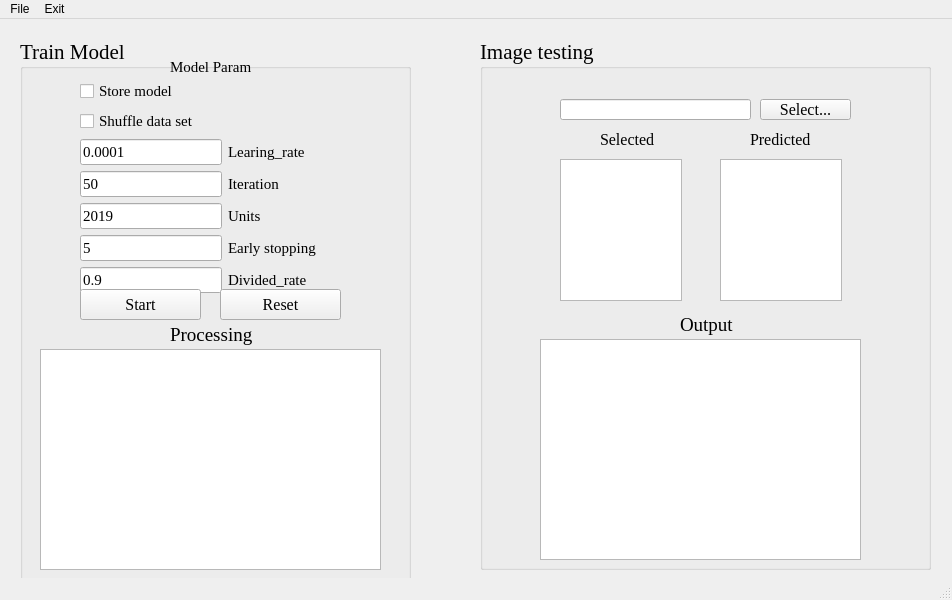
<?xml version="1.0" encoding="UTF-8"?>
<ui version="4.0">
 <class>MainWindow</class>
 <widget class="QMainWindow" name="MainWindow">
  <property name="enabled">
   <bool>true</bool>
  </property>
  <property name="geometry">
   <rect>
    <x>0</x>
    <y>0</y>
    <width>952</width>
    <height>600</height>
   </rect>
  </property>
  <property name="minimumSize">
   <size>
    <width>952</width>
    <height>600</height>
   </size>
  </property>
  <property name="maximumSize">
   <size>
    <width>952</width>
    <height>600</height>
   </size>
  </property>
  <property name="mouseTracking">
   <bool>false</bool>
  </property>
  <property name="windowTitle">
   <string>FaceRecognitionSystem</string>
  </property>
  <property name="windowIcon">
   <iconset>
    <normaloff>C:/Users/acer/.designer/backup/icon/10.png</normaloff>C:/Users/acer/.designer/backup/icon/10.png</iconset>
  </property>
  <widget class="QWidget" name="centralwidget">
   <property name="enabled">
    <bool>true</bool>
   </property>
   <widget class="QGroupBox" name="groupBox">
    <property name="geometry">
     <rect>
      <x>20</x>
      <y>20</y>
      <width>391</width>
      <height>551</height>
     </rect>
    </property>
    <property name="font">
     <font>
      <family>Times New Roman</family>
      <pointsize>16</pointsize>
     </font>
    </property>
    <property name="title">
     <string>Train Model</string>
    </property>
    <widget class="QLabel" name="label">
     <property name="geometry">
      <rect>
       <x>150</x>
       <y>20</y>
       <width>81</width>
       <height>16</height>
      </rect>
     </property>
     <property name="font">
      <font>
       <family>Times New Roman</family>
       <pointsize>11</pointsize>
      </font>
     </property>
     <property name="text">
      <string>Model Params</string>
     </property>
    </widget>
    <widget class="QWidget" name="formLayoutWidget">
     <property name="geometry">
      <rect>
       <x>60</x>
       <y>40</y>
       <width>271</width>
       <height>243</height>
      </rect>
     </property>
     <layout class="QFormLayout" name="formLayout">
      <property name="rightMargin">
       <number>0</number>
      </property>
      <item row="0" column="0">
       <widget class="QCheckBox" name="checkBox">
        <property name="font">
         <font>
          <family>Times New Roman</family>
          <pointsize>11</pointsize>
         </font>
        </property>
        <property name="text">
         <string>Store model</string>
        </property>
        <property name="checked">
         <bool>false</bool>
        </property>
       </widget>
      </item>
      <item row="1" column="0">
       <widget class="QCheckBox" name="checkBox_2">
        <property name="font">
         <font>
          <family>Times New Roman</family>
          <pointsize>11</pointsize>
         </font>
        </property>
        <property name="text">
         <string>Shuffle data set</string>
        </property>
       </widget>
      </item>
      <item row="2" column="0">
       <widget class="QLineEdit" name="lineEdit">
        <property name="enabled">
         <bool>true</bool>
        </property>
        <property name="font">
         <font>
          <pointsize>11</pointsize>
         </font>
        </property>
        <property name="focusPolicy">
         <enum>Qt::StrongFocus</enum>
        </property>
        <property name="whatsThis">
         <string>It's the learning_rate of fully-connected, it depend the speed of training a model.</string>
        </property>
        <property name="text">
         <string>0.0001</string>
        </property>
        <property name="placeholderText">
         <string>0.0001</string>
        </property>
       </widget>
      </item>
      <item row="2" column="1">
       <widget class="QLabel" name="label_2">
        <property name="font">
         <font>
          <family>Times New Roman</family>
          <pointsize>11</pointsize>
         </font>
        </property>
        <property name="text">
         <string>Learing_rate</string>
        </property>
       </widget>
      </item>
      <item row="3" column="0">
       <widget class="QLineEdit" name="lineEdit_2">
        <property name="font">
         <font>
          <pointsize>11</pointsize>
         </font>
        </property>
        <property name="text">
         <string>50</string>
        </property>
        <property name="placeholderText">
         <string>50</string>
        </property>
       </widget>
      </item>
      <item row="3" column="1">
       <widget class="QLabel" name="label_3">
        <property name="font">
         <font>
          <family>Times New Roman</family>
          <pointsize>11</pointsize>
         </font>
        </property>
        <property name="text">
         <string>Iteration</string>
        </property>
       </widget>
      </item>
      <item row="4" column="0">
       <widget class="QLineEdit" name="lineEdit_3">
        <property name="font">
         <font>
          <pointsize>11</pointsize>
         </font>
        </property>
        <property name="inputMask">
         <string/>
        </property>
        <property name="text">
         <string>2019</string>
        </property>
        <property name="placeholderText">
         <string>2019</string>
        </property>
       </widget>
      </item>
      <item row="4" column="1">
       <widget class="QLabel" name="label_4">
        <property name="font">
         <font>
          <family>Times New Roman</family>
          <pointsize>11</pointsize>
         </font>
        </property>
        <property name="text">
         <string>Units</string>
        </property>
       </widget>
      </item>
      <item row="5" column="0">
       <widget class="QLineEdit" name="lineEdit_4">
        <property name="font">
         <font>
          <pointsize>11</pointsize>
         </font>
        </property>
        <property name="inputMask">
         <string/>
        </property>
        <property name="text">
         <string>5</string>
        </property>
        <property name="placeholderText">
         <string>5</string>
        </property>
       </widget>
      </item>
      <item row="5" column="1">
       <widget class="QLabel" name="label_5">
        <property name="font">
         <font>
          <pointsize>11</pointsize>
         </font>
        </property>
        <property name="text">
         <string>Early stopping</string>
        </property>
       </widget>
      </item>
      <item row="6" column="0">
       <widget class="QLineEdit" name="lineEdit_6">
        <property name="font">
         <font>
          <pointsize>11</pointsize>
         </font>
        </property>
        <property name="inputMask">
         <string/>
        </property>
        <property name="text">
         <string>0.9</string>
        </property>
        <property name="placeholderText">
         <string>0.9</string>
        </property>
       </widget>
      </item>
      <item row="6" column="1">
       <widget class="QLabel" name="label_11">
        <property name="font">
         <font>
          <pointsize>11</pointsize>
         </font>
        </property>
        <property name="text">
         <string>Divided_rate</string>
        </property>
       </widget>
      </item>
     </layout>
    </widget>
    <widget class="QPushButton" name="pushButton">
     <property name="geometry">
      <rect>
       <x>60</x>
       <y>250</y>
       <width>121</width>
       <height>31</height>
      </rect>
     </property>
     <property name="font">
      <font>
       <pointsize>12</pointsize>
      </font>
     </property>
     <property name="text">
      <string>Start</string>
     </property>
    </widget>
    <widget class="QTextBrowser" name="textBrowser">
     <property name="geometry">
      <rect>
       <x>20</x>
       <y>310</y>
       <width>341</width>
       <height>221</height>
      </rect>
     </property>
     <property name="font">
      <font>
       <pointsize>12</pointsize>
      </font>
     </property>
    </widget>
    <widget class="QLabel" name="label_6">
     <property name="geometry">
      <rect>
       <x>150</x>
       <y>285</y>
       <width>91</width>
       <height>21</height>
      </rect>
     </property>
     <property name="font">
      <font>
       <pointsize>14</pointsize>
      </font>
     </property>
     <property name="text">
      <string>Processing</string>
     </property>
    </widget>
    <widget class="QPushButton" name="pushButton_2">
     <property name="geometry">
      <rect>
       <x>200</x>
       <y>250</y>
       <width>121</width>
       <height>31</height>
      </rect>
     </property>
     <property name="font">
      <font>
       <pointsize>12</pointsize>
      </font>
     </property>
     <property name="text">
      <string>Reset</string>
     </property>
    </widget>
   </widget>
   <widget class="QGroupBox" name="groupBox_2">
    <property name="geometry">
     <rect>
      <x>480</x>
      <y>20</y>
      <width>451</width>
      <height>531</height>
     </rect>
    </property>
    <property name="font">
     <font>
      <family>Times New Roman</family>
      <pointsize>16</pointsize>
     </font>
    </property>
    <property name="title">
     <string>Image testing</string>
    </property>
    <widget class="QLineEdit" name="lineEdit_5">
     <property name="geometry">
      <rect>
       <x>80</x>
       <y>60</y>
       <width>191</width>
       <height>21</height>
      </rect>
     </property>
     <property name="font">
      <font>
       <pointsize>12</pointsize>
      </font>
     </property>
     <property name="styleSheet">
      <string notr="true">rgb = (rgb(0, 170, 0));
font: 9pt &quot;Times New Roman&quot;;
</string>
     </property>
    </widget>
    <widget class="QToolButton" name="toolButton">
     <property name="geometry">
      <rect>
       <x>280</x>
       <y>60</y>
       <width>91</width>
       <height>21</height>
      </rect>
     </property>
     <property name="font">
      <font>
       <family>Times New Roman</family>
       <pointsize>12</pointsize>
      </font>
     </property>
     <property name="text">
      <string>Select...</string>
     </property>
    </widget>
    <widget class="QTextBrowser" name="textBrowser_2">
     <property name="geometry">
      <rect>
       <x>60</x>
       <y>300</y>
       <width>321</width>
       <height>221</height>
      </rect>
     </property>
    </widget>
    <widget class="QGraphicsView" name="graphicsView">
     <property name="geometry">
      <rect>
       <x>80</x>
       <y>120</y>
       <width>122</width>
       <height>142</height>
      </rect>
     </property>
    </widget>
    <widget class="QGraphicsView" name="graphicsView_2">
     <property name="geometry">
      <rect>
       <x>240</x>
       <y>120</y>
       <width>122</width>
       <height>142</height>
      </rect>
     </property>
    </widget>
    <widget class="QLabel" name="label_7">
     <property name="geometry">
      <rect>
       <x>130</x>
       <y>110</y>
       <width>54</width>
       <height>12</height>
      </rect>
     </property>
     <property name="text">
      <string/>
     </property>
    </widget>
    <widget class="QLabel" name="label_8">
     <property name="geometry">
      <rect>
       <x>120</x>
       <y>90</y>
       <width>54</width>
       <height>21</height>
      </rect>
     </property>
     <property name="font">
      <font>
       <pointsize>12</pointsize>
      </font>
     </property>
     <property name="text">
      <string>Selected</string>
     </property>
    </widget>
    <widget class="QLabel" name="label_9">
     <property name="geometry">
      <rect>
       <x>200</x>
       <y>270</y>
       <width>61</width>
       <height>31</height>
      </rect>
     </property>
     <property name="font">
      <font>
       <pointsize>14</pointsize>
      </font>
     </property>
     <property name="text">
      <string>Output</string>
     </property>
    </widget>
    <widget class="QLabel" name="label_10">
     <property name="geometry">
      <rect>
       <x>270</x>
       <y>90</y>
       <width>61</width>
       <height>20</height>
      </rect>
     </property>
     <property name="font">
      <font>
       <family>Times New Roman</family>
       <pointsize>12</pointsize>
      </font>
     </property>
     <property name="text">
      <string>Predicted</string>
     </property>
    </widget>
   </widget>
  </widget>
  <widget class="QMenuBar" name="menubar">
   <property name="geometry">
    <rect>
     <x>0</x>
     <y>0</y>
     <width>952</width>
     <height>23</height>
    </rect>
   </property>
   <widget class="QMenu" name="menuExit_E">
    <property name="font">
     <font>
      <pointsize>10</pointsize>
     </font>
    </property>
    <property name="title">
     <string>Exit</string>
    </property>
   </widget>
   <widget class="QMenu" name="menuFile">
    <property name="title">
     <string>File</string>
    </property>
   </widget>
   <addaction name="menuFile"/>
   <addaction name="menuExit_E"/>
  </widget>
  <widget class="QStatusBar" name="statusbar"/>
  <action name="actionOpen_files">
   <property name="text">
    <string>Open file</string>
   </property>
   <property name="font">
    <font>
     <family>Times New Roman</family>
     <pointsize>10</pointsize>
    </font>
   </property>
  </action>
  <action name="actionSave_file">
   <property name="text">
    <string>Save file</string>
   </property>
   <property name="font">
    <font>
     <family>Times New Roman</family>
     <pointsize>10</pointsize>
    </font>
   </property>
  </action>
 </widget>
 <tabstops>
  <tabstop>checkBox</tabstop>
  <tabstop>checkBox_2</tabstop>
  <tabstop>lineEdit</tabstop>
  <tabstop>lineEdit_2</tabstop>
  <tabstop>lineEdit_3</tabstop>
  <tabstop>lineEdit_4</tabstop>
  <tabstop>lineEdit_6</tabstop>
  <tabstop>pushButton</tabstop>
  <tabstop>pushButton_2</tabstop>
  <tabstop>textBrowser</tabstop>
  <tabstop>lineEdit_5</tabstop>
  <tabstop>toolButton</tabstop>
  <tabstop>graphicsView</tabstop>
  <tabstop>graphicsView_2</tabstop>
  <tabstop>textBrowser_2</tabstop>
 </tabstops>
 <resources/>
 <connections>
  <connection>
   <sender>pushButton_2</sender>
   <signal>clicked()</signal>
   <receiver>lineEdit_4</receiver>
   <slot>clear()</slot>
   <hints>
    <hint type="sourcelabel">
     <x>234</x>
     <y>303</y>
    </hint>
    <hint type="destinationlabel">
     <x>226</x>
     <y>240</y>
    </hint>
   </hints>
  </connection>
  <connection>
   <sender>pushButton_2</sender>
   <signal>clicked()</signal>
   <receiver>lineEdit_3</receiver>
   <slot>clear()</slot>
   <hints>
    <hint type="sourcelabel">
     <x>248</x>
     <y>301</y>
    </hint>
    <hint type="destinationlabel">
     <x>223</x>
     <y>209</y>
    </hint>
   </hints>
  </connection>
  <connection>
   <sender>pushButton_2</sender>
   <signal>clicked()</signal>
   <receiver>lineEdit_2</receiver>
   <slot>clear()</slot>
   <hints>
    <hint type="sourcelabel">
     <x>261</x>
     <y>306</y>
    </hint>
    <hint type="destinationlabel">
     <x>226</x>
     <y>179</y>
    </hint>
   </hints>
  </connection>
  <connection>
   <sender>pushButton_2</sender>
   <signal>clicked()</signal>
   <receiver>lineEdit</receiver>
   <slot>clear()</slot>
   <hints>
    <hint type="sourcelabel">
     <x>278</x>
     <y>305</y>
    </hint>
    <hint type="destinationlabel">
     <x>229</x>
     <y>150</y>
    </hint>
   </hints>
  </connection>
  <connection>
   <sender>pushButton_2</sender>
   <signal>clicked()</signal>
   <receiver>lineEdit_6</receiver>
   <slot>clear()</slot>
   <hints>
    <hint type="sourcelabel">
     <x>305</x>
     <y>310</y>
    </hint>
    <hint type="destinationlabel">
     <x>222</x>
     <y>266</y>
    </hint>
   </hints>
  </connection>
 </connections>
</ui>
